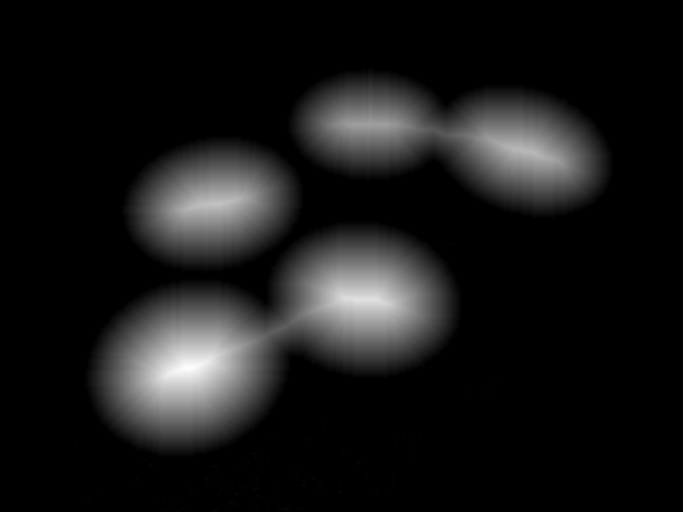
#> input picture data/circles.png, 683 x 512 px
$ python hw8.py   (older library calls are emulated)
#> lines starting #> are read from the running program, lines starting #| are printed output that depends on the picture; after the words box and inside, x2 and y2 are one past the last pixel; in counts of white or black regions, pixels touching at a corner belong together
## Dan Smilowitz
## DATA 602 hw8


## On each image you will count the number of objects in the image and find their center points.
## Perform the following tasks: thresholding; count objects; find center points

import scipy.misc as misc
import scipy.ndimage as ndimage
import pymorph
from os.path import basename

# function to count & locate objects
def get_objects(flnm, sigma):
	raw_img = misc.imread(flnm)
	img = ndimage.gaussian_filter(raw_img, sigma)
	thres = img > img.mean()
	#find objects
	distance = ndimage.distance_transform_edt(thres)
	found, n_found = ndimage.label(distance)
	com = ndimage.measurements.center_of_mass(distance, found, xrange(1, n_found+1))
	coords = com_text(com, n_found)
	return '%d objects were found in %s.\nTheir centers of mass are located at \n  %s' %(n_found, basename(flnm), coords)

# ndimage.distance_transform_edt is not working for circles -- using pymorph.regmax instead
# this solution did not work for the other images
def pymorph_objects(flnm, sigma):
#> called with flnm = 'data/circles.png', sigma = 15
	raw_img = misc.imread('data/circles.png')
#> raw_img is the input picture: shape (512, 683); min 0, max 254, mean 24.1
	img = ndimage.gaussian_filter(raw_img, sigma)
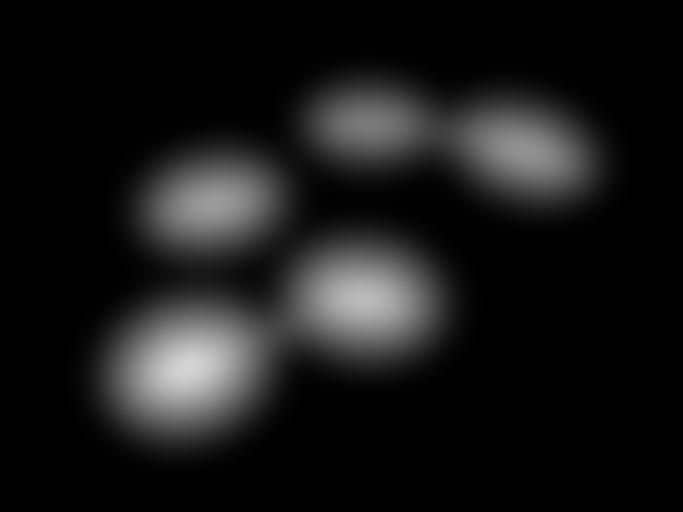
#> img: shape (512, 683); min 0, max 211, mean 23.7
	thres = img > img.mean()
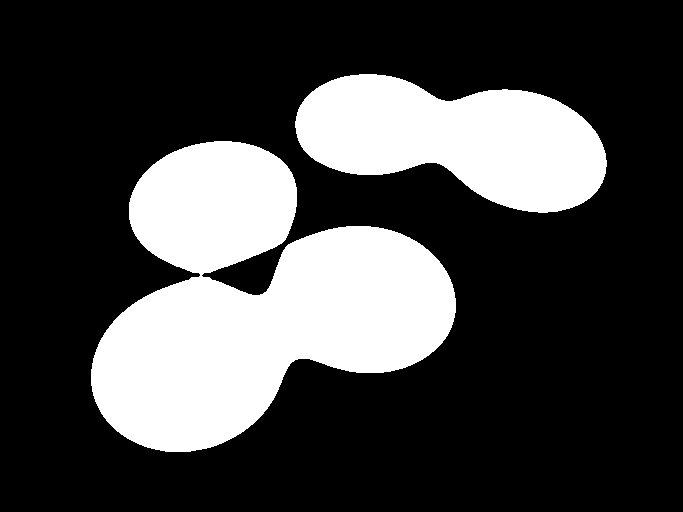
#> thres: shape (512, 683) bool; 26.8% white; 2 white regions, box (x1, y1, x2, y2) and area: (91, 141, 456, 452) 65501, (295, 74, 607, 213) 28270
	#find objects
	peaks = pymorph.regmax(img)
	found, n_found = ndimage.label(peaks)
	com = ndimage.measurements.center_of_mass(peaks, found, xrange(1, n_found+1))
	coords = com_text(com, n_found)
	return '%d objects were found in %s.\nTheir centers of mass are located at \n  %s' %(n_found, basename(flnm), coords)


# convert list of touples to printable form
def com_text(com, n, dec=3):
    txt = []
    for i in range(n):
        coord = '(' + str(round(com[i][0], dec)) + ', ' + str(round(com[i][1], dec)) + ')'
        txt.append(coord)
    ret_text = '\n  '.join(txt)
    return ret_text


# execute for given files
if __name__ == "__main__":
	images = ['data/circles.png', 'data/objects.png', 'data/peppers.png']
	sigmas = [15, 2, 2]
	print(pymorph_objects(images[0], sigmas[0]))
#> (the call stopped at in pymorph_objects, `peaks = pymorph.regmax(img)`: pymorph is not available in this run)
	for i in range(1, len(images)):
		print(get_objects(images[i], sigmas[i]))
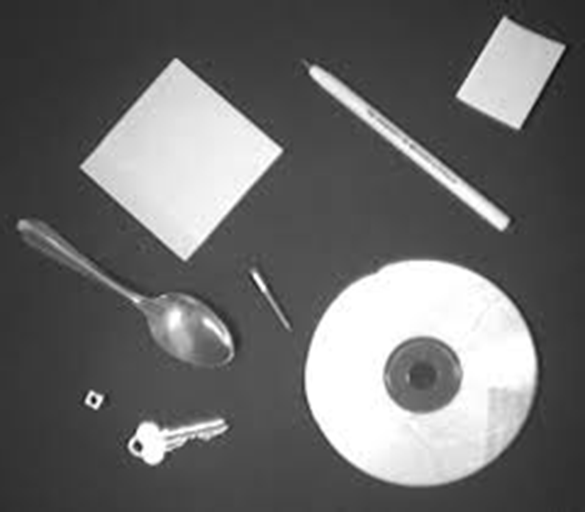
#> input picture data/objects.png, 585 x 512 px
#> in get_objects, raw_img is the input picture: shape (512, 585, 3); min 6, max 255, mean 106.8
#> in get_objects, `thres = img > img.mean()`:
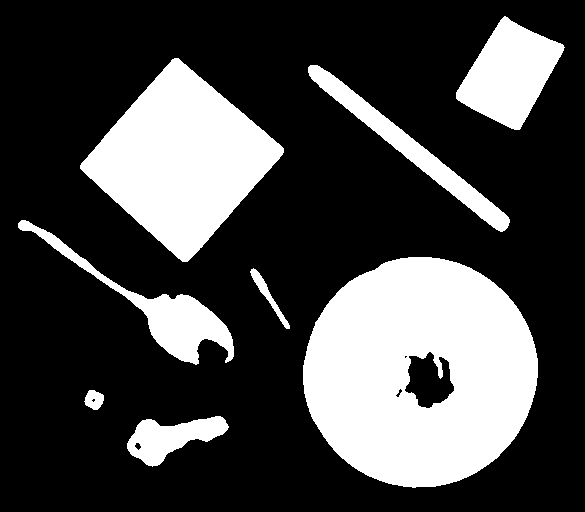
#> thres: shape (512, 585, 3) bool; 27.5% white; 8 white regions, largest, box (x1, y1, x2, y2) and area: (303, 257, 538, 488) 40393, (80, 58, 284, 262) 21930, (456, 16, 565, 130) 6957
#> in get_objects, `distance = ndimage.distance_transform_edt(thres)`:
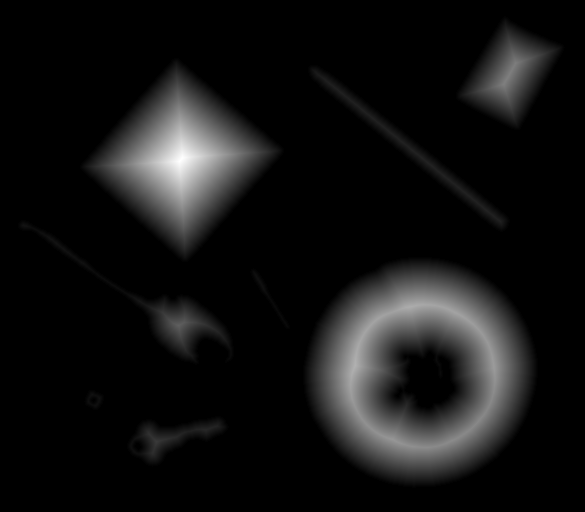
#> distance: shape (512, 585, 3) float64; min 0, max 72.86, mean 5.4; drawn with min black and max white
#> in get_objects, `found, n_found = ndimage.label(distance)`:
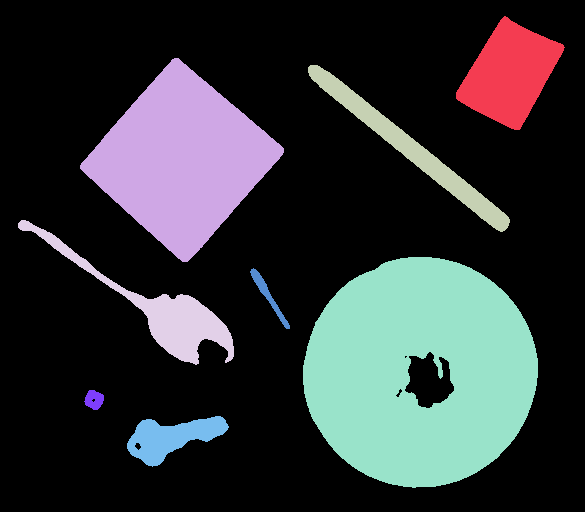
#> found: shape (512, 585, 3) int32; 9 distinct labels, from 0 to 8; one colour per label, 0 black
#> in get_objects, `found, n_found = ndimage.label(distance)`: n_found = 8
#> in get_objects, `com = ndimage.measurements.center_of_mass(distance, found, xrange(1, n..`: com = [(73.7, 509.1, 1), (159.3, 181, 1), (149.1, 411, 1), (319.6, 173.7, 1), (368.8, 417.8, 1), (293.3, 266.6, 1), (399.3, 93.86, 1), (437.4, 169.6, 1)]
#> the loop in com_text, `for i in range(n):` made 8 passes
#> coord on passes 1 to 8: '(73.7, 509.123)', '(159.307, 180.981)', '(149.092, 410.956)', '(319.584, 173.715)', '(368.821, 417.824)', '(293.273, 266.567)', '(399.251, 93.861)', '(437.406, 169.571)'
#> after the loop in com_text, `for i in range(n):`: txt = ['(73.7, 509.123)', '(159.307, 180.981)', '(149.092, 410.956)', '(319.584, 173.715)', '(368.821, 417.824)', '(293.273, 266.567)', '(399.251, 93.861)', '(437.406, 169.571)']
#> pass 2 of the loop `for i in range(1, len(images)):`:
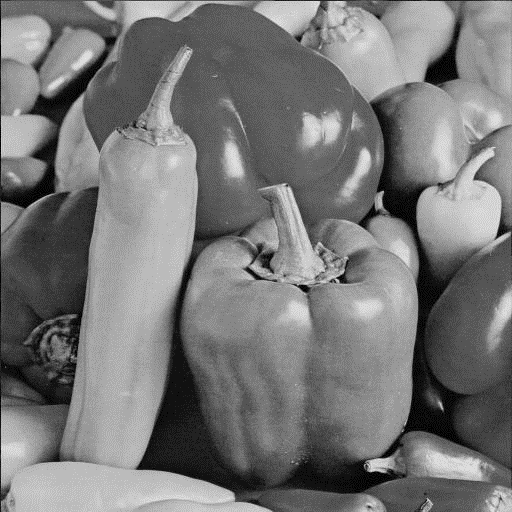
#> input picture data/peppers.png, 512 x 512 px
#> in get_objects, raw_img is the input picture: shape (512, 512, 4); mean R, G, B, A 119.3, 119.3, 119.3, 255
#> in get_objects (call 2), `img = ndimage.gaussian_filter(raw_img, sigma)`:
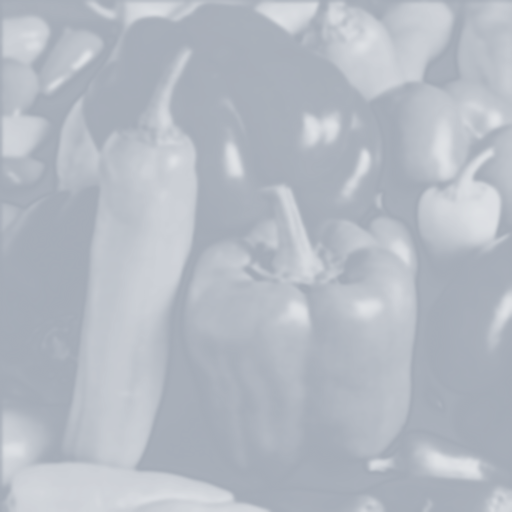
#> img: shape (512, 512, 4); mean R, G, B, A 135.3, 144.8, 158.8, 169.2; transparent parts drawn white
#> distance: shape (512, 512, 4) float64
#> in get_objects (call 2), `found, n_found = ndimage.label(distance)`:
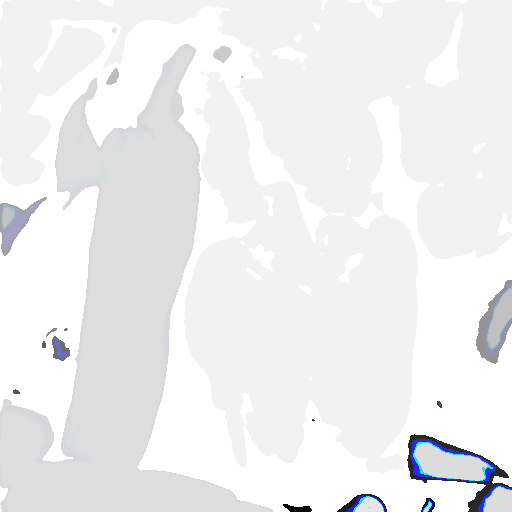
#> found: shape (512, 512, 4) int32; mean R, G, B, A 0.902, 0.997, 1.17, 1.45; transparent parts drawn white
#> n_found = 19
#> com = 19 items, first 6: (169, 357.6, 1.59), (29.81, 113.9, 3), (341, 123.3, 1.52), (53.39, 222, 3), (76.98, 112.8, 3), (76.5, 241.5, 3)
#> the loop in com_text (call 2), `for i in range(n):` made 19 passes
#> coord on passes 1 to 8: '(168.995, 357.597)', '(29.81, 113.905)', '(340.99, 123.274)', '(53.389, 222.014)', '(76.977, 112.767)', '(76.5, 241.5)', '(219.273, 11.073)', '(316.59, 500.737)'
